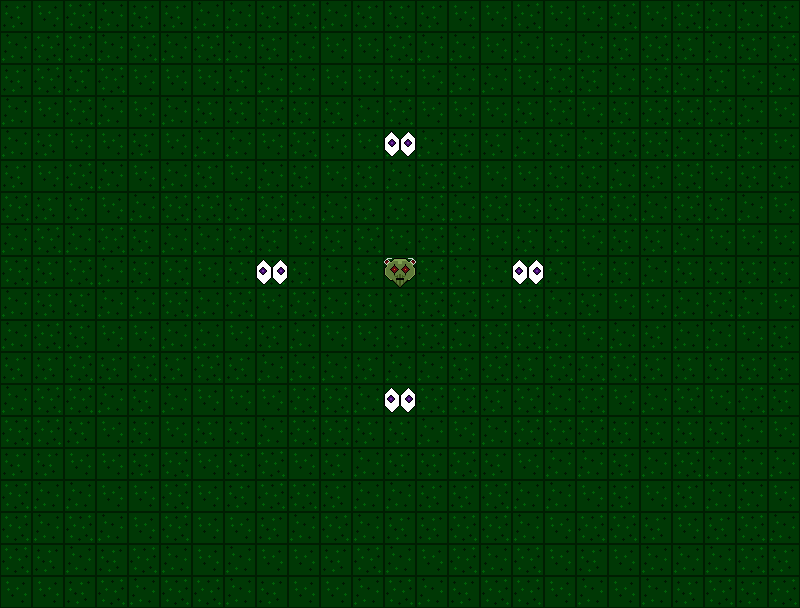

This is a level from a 2D game, rendered from its Tiled map with the project's own tilesets. A one-line summary and the map file follow, with tile-layer data summarised:
An orthogonal 25x19 tile map with 32x32 px tiles, 4 tile layers (Floor, Wall, Player, Enemies).

<map version="1.0" orientation="orthogonal" renderorder="right-down" width="25" height="19" tilewidth="32" tileheight="32" nextobjectid="1">
 <tileset firstgid="1" name="SpriteSheet" tilewidth="32" tileheight="32">
  <image source="spriteSheet.png" width="320" height="320" />
  <tile id="1">
   <properties>
    <property name="Wall" value="wall" />
   </properties>
  </tile>
  <tile id="2">
   <properties>
    <property name="Wall" value="wall" />
   </properties>
  </tile>
  <tile id="3">
   <properties>
    <property name="Wall" value="wall" />
   </properties>
  </tile>
  <tile id="11">
   <properties>
    <property name="Wall" value="wall" />
   </properties>
  </tile>
  <tile id="12">
   <properties>
    <property name="Wall" value="wall" />
   </properties>
  </tile>
  <tile id="18">
   <properties>
    <property name="Wall" value="wall" />
   </properties>
  </tile>
  <tile id="19">
   <properties>
    <property name="Weapon" value="knife" />
   </properties>
  </tile>
  <tile id="21">
   <properties>
    <property name="Door" value="closed" />
   </properties>
  </tile>
  <tile id="31">
   <properties>
    <property name="Door" value="open" />
   </properties>
  </tile>
  <tile id="32">
   <properties>
    <property name="Door" value="position" />
   </properties>
  </tile>
  <tile id="40">
   <properties>
    <property name="Enemy" value="actThree" />
   </properties>
  </tile>
  <tile id="41">
   <properties>
    <property name="Enemy" value="actThree" />
   </properties>
  </tile>
  <tile id="42">
   <properties>
    <property name="Enemy" value="actThree" />
   </properties>
  </tile>
  <tile id="43">
   <properties>
    <property name="Enemy" value="actThree" />
   </properties>
  </tile>
  <tile id="44">
   <properties>
    <property name="Enemy" value="actThree" />
   </properties>
  </tile>
  <tile id="45">
   <properties>
    <property name="Enemy" value="actThree" />
   </properties>
  </tile>
  <tile id="46">
   <properties>
    <property name="Enemy" value="actThree" />
   </properties>
  </tile>
  <tile id="47">
   <properties>
    <property name="Enemy" value="actThree" />
   </properties>
  </tile>
  <tile id="48">
   <properties>
    <property name="Enemy" value="actThree" />
   </properties>
  </tile>
  <tile id="49">
   <properties>
    <property name="Enemy" value="actThree" />
   </properties>
  </tile>
  <tile id="57">
   <properties>
    <property name="Enemy" value="actThree" />
   </properties>
  </tile>
  <tile id="58">
   <properties>
    <property name="Enemy" value="actThree" />
   </properties>
  </tile>
  <tile id="59">
   <properties>
    <property name="Enemy" value="actThree" />
   </properties>
  </tile>
  <tile id="70">
   <properties>
    <property name="Enemy" value="prepare" />
   </properties>
  </tile>
  <tile id="71">
   <properties>
    <property name="Enemy" value="prepare" />
   </properties>
  </tile>
  <tile id="72">
   <properties>
    <property name="Enemy" value="prepare" />
   </properties>
  </tile>
  <tile id="73">
   <properties>
    <property name="Enemy" value="prepare" />
   </properties>
  </tile>
  <tile id="80">
   <properties>
    <property name="Enemy" value="walking" />
   </properties>
  </tile>
  <tile id="81">
   <properties>
    <property name="Enemy" value="walking" />
   </properties>
  </tile>
  <tile id="90">
   <properties>
    <property name="Enemy" value="ActOne" />
   </properties>
  </tile>
  <tile id="91">
   <properties>
    <property name="Enemy" value="ActOne" />
   </properties>
  </tile>
  <tile id="96">
   <properties>
    <property name="Player" value="IdlePlayer" />
   </properties>
  </tile>
  <tile id="97">
   <properties>
    <property name="Player" value="IdlePlayer" />
   </properties>
  </tile>
  <tile id="98">
   <properties>
    <property name="Player" value="IdlePlayer" />
   </properties>
  </tile>
  <tile id="99">
   <properties>
    <property name="Player" value="IdlePlayer" />
   </properties>
  </tile>
 </tileset>
 <layer name="Floor" width="25" height="19">
  <data>[475 cells, 475 non-empty, 4 distinct tile ids]</data>
 </layer>
 <layer name="Wall" width="25" height="19">
  <data>[475 cells, 0 non-empty, 0 distinct tile ids]</data>
 </layer>
 <layer name="Player" width="25" height="19">
  <data>[475 cells, 1 non-empty, 1 distinct tile ids]</data>
 </layer>
 <layer name="Enemies" width="25" height="19">
  <properties>
   <property name="Enemy" value="actThree" />
  </properties>
  <data>[475 cells, 4 non-empty, 2 distinct tile ids]</data>
 </layer>
</map>